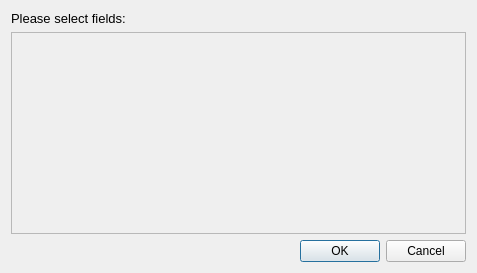
<?xml version="1.0" encoding="UTF-8"?>
<ui version="4.0">
 <class>mdtSqlFieldSelectionDialog</class>
 <widget class="QDialog" name="mdtSqlFieldSelectionDialog">
  <property name="geometry">
   <rect>
    <x>0</x>
    <y>0</y>
    <width>477</width>
    <height>273</height>
   </rect>
  </property>
  <property name="windowTitle">
   <string>Field selection</string>
  </property>
  <layout class="QVBoxLayout" name="verticalLayout">
   <item>
    <widget class="QLabel" name="lbMessage">
     <property name="font">
      <font>
       <pointsize>10</pointsize>
      </font>
     </property>
     <property name="text">
      <string>Please select fields:</string>
     </property>
    </widget>
   </item>
   <item>
    <widget class="QScrollArea" name="saItems">
     <property name="widgetResizable">
      <bool>true</bool>
     </property>
     <widget class="QWidget" name="wItems">
      <property name="geometry">
       <rect>
        <x>0</x>
        <y>0</y>
        <width>455</width>
        <height>189</height>
       </rect>
      </property>
      <layout class="QVBoxLayout" name="verticalLayout_2"/>
     </widget>
    </widget>
   </item>
   <item>
    <widget class="QDialogButtonBox" name="buttonBox">
     <property name="orientation">
      <enum>Qt::Horizontal</enum>
     </property>
     <property name="standardButtons">
      <set>QDialogButtonBox::Cancel|QDialogButtonBox::Ok</set>
     </property>
    </widget>
   </item>
  </layout>
 </widget>
 <resources/>
 <connections>
  <connection>
   <sender>buttonBox</sender>
   <signal>accepted()</signal>
   <receiver>mdtSqlFieldSelectionDialog</receiver>
   <slot>accept()</slot>
   <hints>
    <hint type="sourcelabel">
     <x>248</x>
     <y>254</y>
    </hint>
    <hint type="destinationlabel">
     <x>157</x>
     <y>274</y>
    </hint>
   </hints>
  </connection>
  <connection>
   <sender>buttonBox</sender>
   <signal>rejected()</signal>
   <receiver>mdtSqlFieldSelectionDialog</receiver>
   <slot>reject()</slot>
   <hints>
    <hint type="sourcelabel">
     <x>316</x>
     <y>260</y>
    </hint>
    <hint type="destinationlabel">
     <x>286</x>
     <y>274</y>
    </hint>
   </hints>
  </connection>
 </connections>
</ui>
